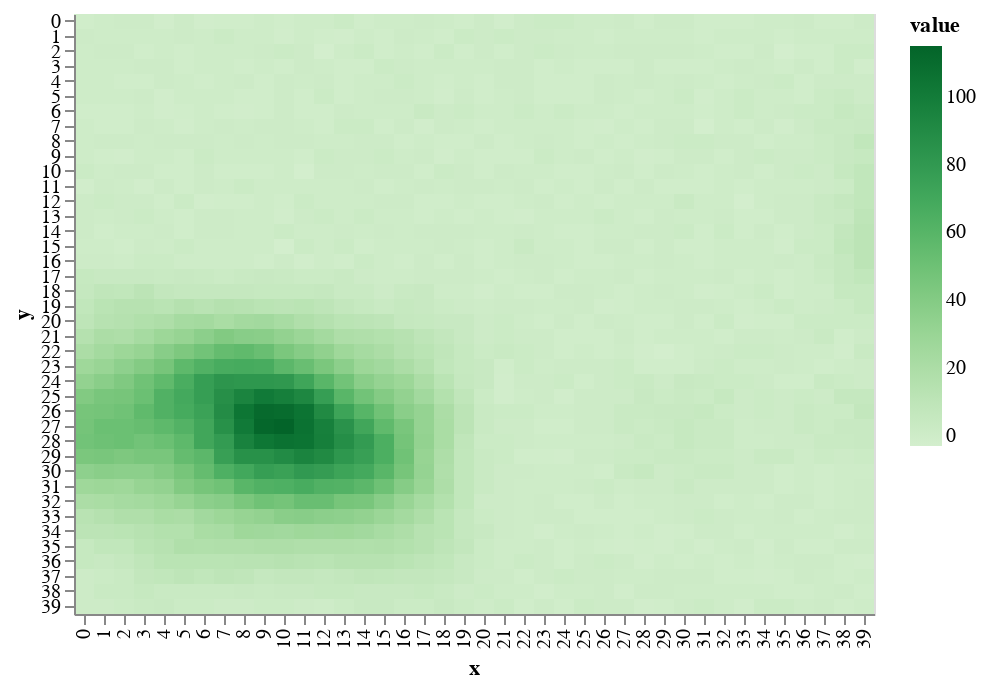

Source (notebook cell):
### Code cell
draw.drawTerrainHeight(world.grid_elevation)

### Figure 1 — Vega-Lite specification as saved in the notebook (floating-point values rounded to 4 significant figures; data arrays with more than 128 entries replaced by an {"elided": "..."} marker saying what was removed)
{"$schema": "https://vega.github.io/schema/vega-lite/v2.6.0.json", "config": {"view": {"height": 300, "width": 400}}, "data": {"name": "data-930fd7c5c54a4107eb1cc4da874e5bc9"}, "datasets": {"data-930fd7c5c54a4107eb1cc4da874e5bc9": {"elided": "1600 records"}}, "encoding": {"color": {"field": "value", "scale": {"scheme": "greens"}, "type": "quantitative"}, "x": {"field": "x", "type": "ordinal"}, "y": {"field": "y", "type": "ordinal"}}, "mark": "rect"}
